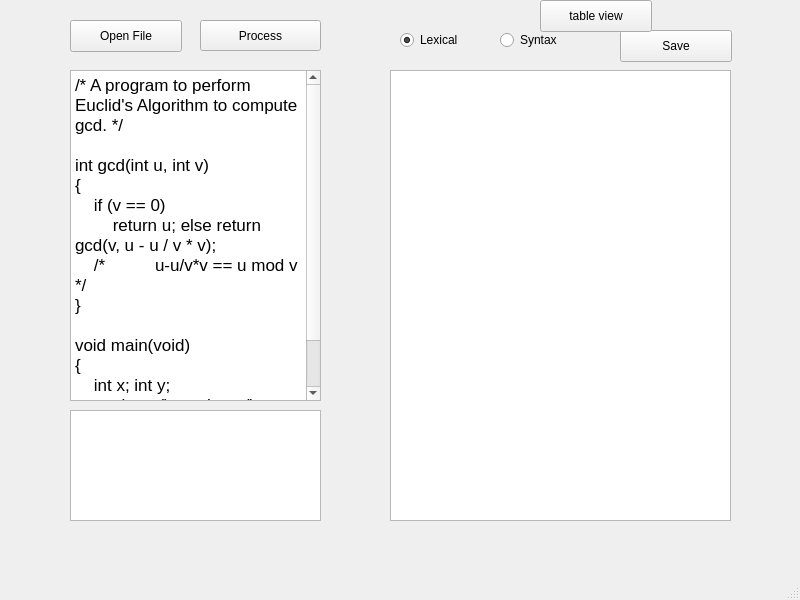
<?xml version="1.0" encoding="UTF-8"?>
<ui version="4.0">
 <class>MainWindow</class>
 <widget class="QMainWindow" name="MainWindow">
  <property name="geometry">
   <rect>
    <x>0</x>
    <y>0</y>
    <width>800</width>
    <height>600</height>
   </rect>
  </property>
  <property name="windowTitle">
   <string>MainWindow</string>
  </property>
  <widget class="QWidget" name="centralwidget">
   <widget class="QTextEdit" name="textEdit">
    <property name="geometry">
     <rect>
      <x>70</x>
      <y>70</y>
      <width>251</width>
      <height>331</height>
     </rect>
    </property>
    <property name="html">
     <string>&lt;!DOCTYPE HTML PUBLIC &quot;-//W3C//DTD HTML 4.0//EN&quot; &quot;http://www.w3.org/TR/REC-html40/strict.dtd&quot;&gt;
&lt;html&gt;&lt;head&gt;&lt;meta name=&quot;qrichtext&quot; content=&quot;1&quot; /&gt;&lt;style type=&quot;text/css&quot;&gt;
p, li { white-space: pre-wrap; }
&lt;/style&gt;&lt;/head&gt;&lt;body style=&quot; font-family:'.AppleSystemUIFont'; font-size:13pt; font-weight:400; font-style:normal;&quot;&gt;
&lt;p style=&quot; margin-top:0px; margin-bottom:0px; margin-left:0px; margin-right:0px; -qt-block-indent:0; text-indent:0px;&quot;&gt;/* A program to perform Euclid's Algorithm to compute gcd. */&lt;/p&gt;
&lt;p style=&quot;-qt-paragraph-type:empty; margin-top:0px; margin-bottom:0px; margin-left:0px; margin-right:0px; -qt-block-indent:0; text-indent:0px;&quot;&gt;&lt;br /&gt;&lt;/p&gt;
&lt;p style=&quot; margin-top:0px; margin-bottom:0px; margin-left:0px; margin-right:0px; -qt-block-indent:0; text-indent:0px;&quot;&gt;int gcd(int u, int v)&lt;/p&gt;
&lt;p style=&quot; margin-top:0px; margin-bottom:0px; margin-left:0px; margin-right:0px; -qt-block-indent:0; text-indent:0px;&quot;&gt;{&lt;/p&gt;
&lt;p style=&quot; margin-top:0px; margin-bottom:0px; margin-left:0px; margin-right:0px; -qt-block-indent:0; text-indent:0px;&quot;&gt;    if (v == 0)&lt;/p&gt;
&lt;p style=&quot; margin-top:0px; margin-bottom:0px; margin-left:0px; margin-right:0px; -qt-block-indent:0; text-indent:0px;&quot;&gt;        return u; else return gcd(v, u - u / v * v);&lt;/p&gt;
&lt;p style=&quot; margin-top:0px; margin-bottom:0px; margin-left:0px; margin-right:0px; -qt-block-indent:0; text-indent:0px;&quot;&gt;    /*	u-u/v*v == u mod v */&lt;/p&gt;
&lt;p style=&quot; margin-top:0px; margin-bottom:0px; margin-left:0px; margin-right:0px; -qt-block-indent:0; text-indent:0px;&quot;&gt;}&lt;/p&gt;
&lt;p style=&quot;-qt-paragraph-type:empty; margin-top:0px; margin-bottom:0px; margin-left:0px; margin-right:0px; -qt-block-indent:0; text-indent:0px;&quot;&gt;&lt;br /&gt;&lt;/p&gt;
&lt;p style=&quot; margin-top:0px; margin-bottom:0px; margin-left:0px; margin-right:0px; -qt-block-indent:0; text-indent:0px;&quot;&gt;void main(void)&lt;/p&gt;
&lt;p style=&quot; margin-top:0px; margin-bottom:0px; margin-left:0px; margin-right:0px; -qt-block-indent:0; text-indent:0px;&quot;&gt;{&lt;/p&gt;
&lt;p style=&quot; margin-top:0px; margin-bottom:0px; margin-left:0px; margin-right:0px; -qt-block-indent:0; text-indent:0px;&quot;&gt;    int x; int y;&lt;/p&gt;
&lt;p style=&quot; margin-top:0px; margin-bottom:0px; margin-left:0px; margin-right:0px; -qt-block-indent:0; text-indent:0px;&quot;&gt;    x = input(); y = input(); output(gcd(x, y));&lt;/p&gt;
&lt;p style=&quot; margin-top:0px; margin-bottom:0px; margin-left:0px; margin-right:0px; -qt-block-indent:0; text-indent:0px;&quot;&gt;}&lt;/p&gt;&lt;/body&gt;&lt;/html&gt;</string>
    </property>
   </widget>
   <widget class="QPushButton" name="pushButton_2">
    <property name="geometry">
     <rect>
      <x>200</x>
      <y>20</y>
      <width>121</width>
      <height>31</height>
     </rect>
    </property>
    <property name="text">
     <string>Process</string>
    </property>
   </widget>
   <widget class="QPushButton" name="pushButton_3">
    <property name="geometry">
     <rect>
      <x>70</x>
      <y>20</y>
      <width>112</width>
      <height>32</height>
     </rect>
    </property>
    <property name="text">
     <string>Open File</string>
    </property>
   </widget>
   <widget class="QTextBrowser" name="textBrowser_syntax">
    <property name="geometry">
     <rect>
      <x>390</x>
      <y>70</y>
      <width>341</width>
      <height>441</height>
     </rect>
    </property>
    <property name="html">
     <string>&lt;!DOCTYPE HTML PUBLIC &quot;-//W3C//DTD HTML 4.0//EN&quot; &quot;http://www.w3.org/TR/REC-html40/strict.dtd&quot;&gt;
&lt;html&gt;&lt;head&gt;&lt;meta name=&quot;qrichtext&quot; content=&quot;1&quot; /&gt;&lt;style type=&quot;text/css&quot;&gt;
p, li { white-space: pre-wrap; }
&lt;/style&gt;&lt;/head&gt;&lt;body style=&quot; font-family:'.AppleSystemUIFont'; font-size:13pt; font-weight:400; font-style:normal;&quot;&gt;
&lt;p style=&quot; margin-top:0px; margin-bottom:0px; margin-left:0px; margin-right:0px; -qt-block-indent:0; text-indent:0px;&quot;&gt;This is text browser&lt;/p&gt;&lt;/body&gt;&lt;/html&gt;</string>
    </property>
   </widget>
   <widget class="QPushButton" name="pushButton">
    <property name="geometry">
     <rect>
      <x>620</x>
      <y>30</y>
      <width>112</width>
      <height>32</height>
     </rect>
    </property>
    <property name="text">
     <string>Save</string>
    </property>
   </widget>
   <widget class="QRadioButton" name="radioButton">
    <property name="geometry">
     <rect>
      <x>400</x>
      <y>30</y>
      <width>100</width>
      <height>20</height>
     </rect>
    </property>
    <property name="text">
     <string>Lexical</string>
    </property>
    <property name="checked">
     <bool>true</bool>
    </property>
   </widget>
   <widget class="QRadioButton" name="radioButton_2">
    <property name="geometry">
     <rect>
      <x>500</x>
      <y>30</y>
      <width>100</width>
      <height>20</height>
     </rect>
    </property>
    <property name="text">
     <string>Syntax</string>
    </property>
   </widget>
   <widget class="QTableView" name="tableView_lexical">
    <property name="geometry">
     <rect>
      <x>390</x>
      <y>70</y>
      <width>341</width>
      <height>451</height>
     </rect>
    </property>
   </widget>
   <widget class="QPushButton" name="pushButton_4">
    <property name="geometry">
     <rect>
      <x>540</x>
      <y>0</y>
      <width>112</width>
      <height>32</height>
     </rect>
    </property>
    <property name="text">
     <string>table view</string>
    </property>
   </widget>
   <widget class="QTextBrowser" name="textBrowser_error">
    <property name="geometry">
     <rect>
      <x>70</x>
      <y>410</y>
      <width>251</width>
      <height>111</height>
     </rect>
    </property>
   </widget>
  </widget>
  <widget class="QMenuBar" name="menubar">
   <property name="geometry">
    <rect>
     <x>0</x>
     <y>0</y>
     <width>800</width>
     <height>22</height>
    </rect>
   </property>
  </widget>
  <widget class="QStatusBar" name="statusbar"/>
 </widget>
 <resources/>
 <connections/>
</ui>
